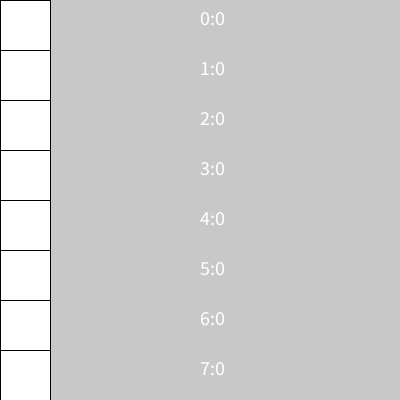
Frame 1 (no input)
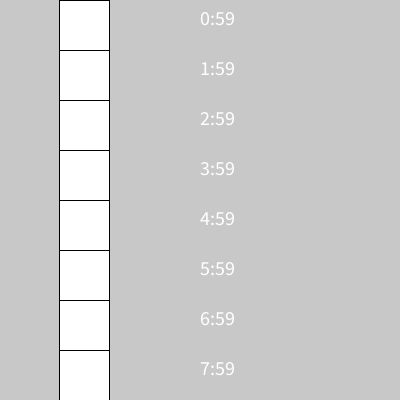
Frame 60 (the mouse pressed at the canvas centre just before this capture)
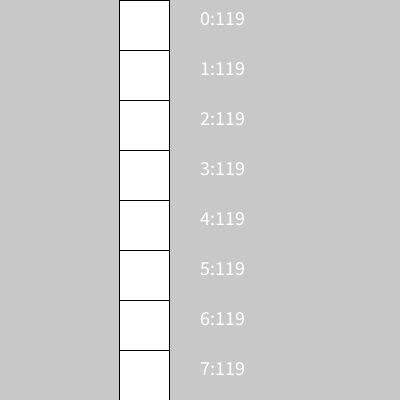
Frame 120 (the mouse held since frame 60 and released just before this capture)

The Processing sketch that drew these frames (run headless with seeded random() and noise(); from frame 60 on, the mouse is pressed at the canvas centre):

// Processing sketch: rect_for_03_arreglos
// ── rect_for_03_arreglos.pde
int cantidad = 10;
int [] posXs = new int [cantidad];
int dir = 1;
int tam = 50;

void setup(){
  size(400, 400);
  textSize(20);
}

void draw(){
  background(200);
  for(int i=0; i < cantidad; i++){
    text(i + ":" + posXs[i], width/2, i * tam + tam/2);
    
    rect(posXs[i], i * tam, tam, tam);
    
    if(posXs[i] > width-tam || posXs[i] < 0){
      dir = dir * -1;
    }
    
    posXs[i] += dir;
  }
}
